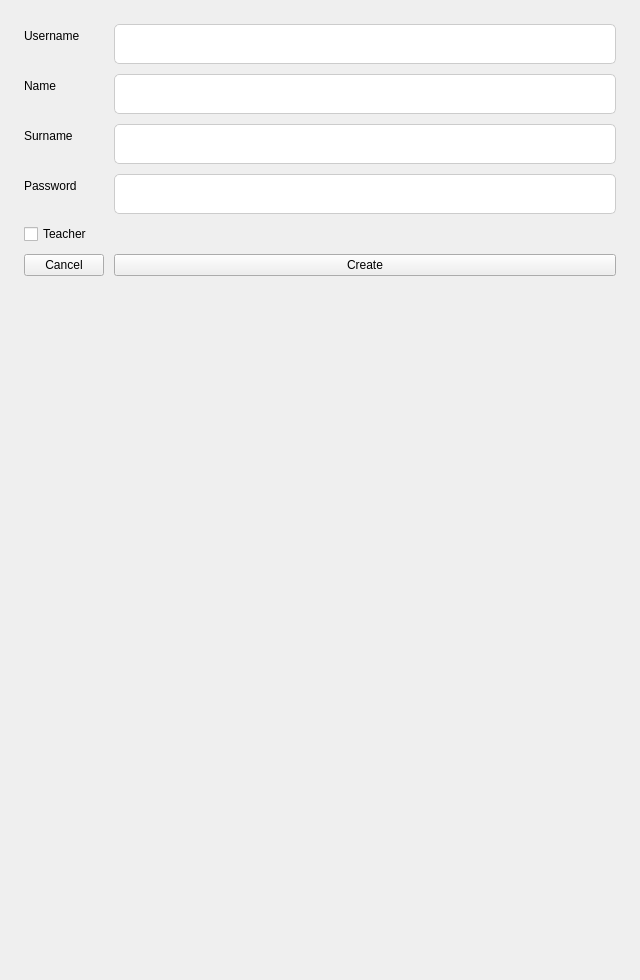
<?xml version="1.0" encoding="UTF-8" ?>
<ui version="4.0">
    <class>UserCreateForm</class>
    <widget class="QWidget" name="UserCreateForm">
        <property name="geometry">
            <rect>
                <x>0</x>
                <y>0</y>
                <width>640</width>
                <height>980</height>
            </rect>
        </property>
        <property name="windowTitle">
            <string>Create user</string>
        </property>
        <layout class="QFormLayout" name="formLayout">
            <property name="spacing">
                <number>10</number>
            </property>
            <property name="leftMargin">
                <number>24</number>
            </property>
            <property name="rightMargin">
                <number>24</number>
            </property>
            <property name="topMargin">
                <number>24</number>
            </property>
            <property name="bottomMargin">
                <number>24</number>
            </property>
            <item row="0" column="0">
                <widget class="QLabel" name="usernameLabel">
                    <property name="text">
                        <string>Username</string>
                    </property>
                </widget>
            </item>
            <item row="0" column="1">
                <widget class="QLineEdit" name="usernameEdit">
                    <property name="text">
                        <string/>
                    </property>
                    <property name="styleSheet">
                        <string notr="true">
                            border-radius: 5px;
                            border: 1px solid #ccc;
                            padding: 10px;
                            font-size: 14px;
                        </string>
                    </property>
                </widget>
            </item>
            <item row="1" column="0">
                <widget class="QLabel" name="nameLabel">
                    <property name="text">
                        <string>Name</string>
                    </property>
                </widget>
            </item>
            <item row="1" column="1">
                <widget class="QLineEdit" name="nameEdit">
                    <property name="text">
                        <string/>
                    </property>
                    <property name="styleSheet">
                        <string notr="true">
                            border-radius: 5px;
                            border: 1px solid #ccc;
                            padding: 10px;
                            font-size: 14px;
                        </string>
                    </property>
                </widget>
            </item>
            <item row="2" column="0">
                <widget class="QLabel" name="surnameLabel">
                    <property name="text">
                        <string>Surname</string>
                    </property>
                </widget>
            </item>
            <item row="2" column="1">
                <widget class="QLineEdit" name="surnameEdit">
                    <property name="text">
                        <string/>
                    </property>
                    <property name="styleSheet">
                        <string notr="true">
                            border-radius: 5px;
                            border: 1px solid #ccc;
                            padding: 10px;
                            font-size: 14px;
                        </string>
                    </property>
                </widget>
            </item>
            <item row="3" column="0">
                <widget class="QLabel" name="passwordLabel">
                    <property name="text">
                        <string>Password</string>
                    </property>
                </widget>
            </item>
            <item row="3" column="1">
                <widget class="QLineEdit" name="passwordEdit">
                    <property name="text">
                        <string/>
                    </property>
                    <property name="styleSheet">
                        <string notr="true">
                            border-radius: 5px;
                            border: 1px solid #ccc;
                            padding: 10px;
                            font-size: 14px;
                        </string>
                    </property>
                    <property name="echoMode">
                        <enum>QLineEdit::Password</enum>
                    </property>
                </widget>
            </item>
            <item row="4" column="0">
                <widget class="QCheckBox" name="teacherCheckbox">
                    <property name="text">
                        <string>Teacher</string>
                    </property>
                </widget>
            </item>
            <item row="5" column="0">
                <widget class="QPushButton" name="cancelButton">
                    <property name="text">
                        <string>Cancel</string>
                    </property>
                </widget>
            </item>
            <item row="5" column="1">
                <widget class="QPushButton" name="createButton">
                    <property name="text">
                        <string>Create</string>
                    </property>
                </widget>
            </item>
        </layout>
    </widget>
    <resources/>
    <connections/>
</ui>
